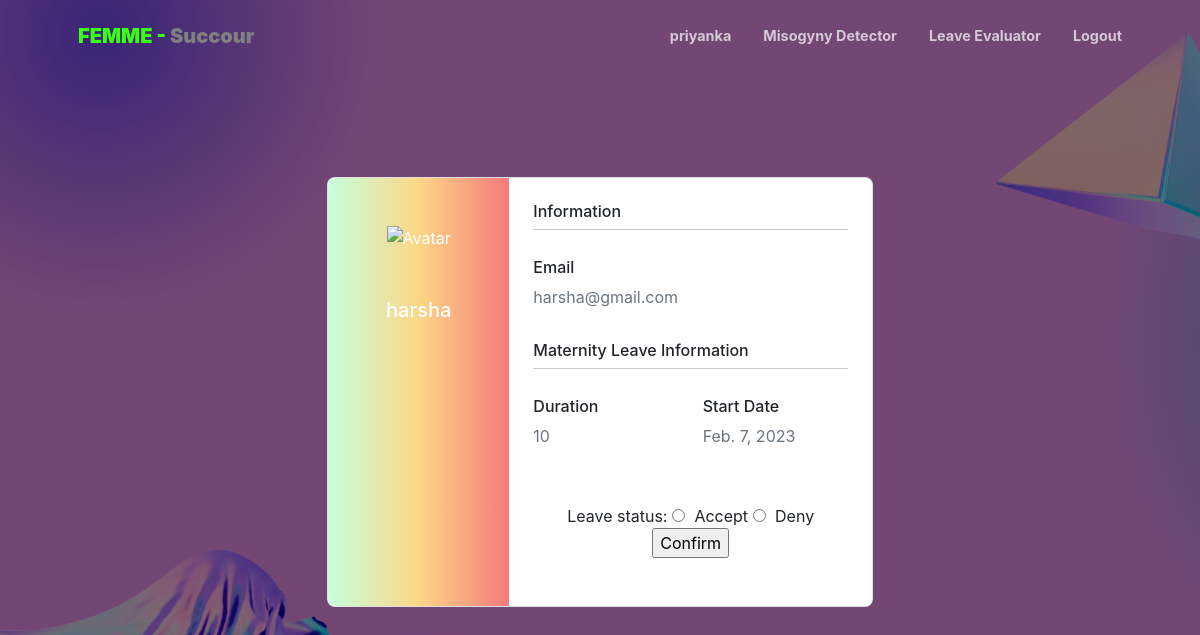
Screenshot of /leave/profile/harshanone (signed in) with the database file from the repository.
### leaveCalculator/models.py (models this page shows, shortened)
class Leave(models.Model):
    timestamp = models.DateTimeField(auto_now_add=True)
    profile = models.ForeignKey(Profile, on_delete=models.CASCADE)
    slug = models.SlugField(max_length=264, unique=True, default='',editable=False)
    report = models.FileField()
    maternity_leave = models.IntegerField(default=9)
    pregnancy_date = models.DateField()
    leave_approved = models.BooleanField(default=False)

### accounts/models.py (models this page shows)
class Profile(models.Model):
    user = models.OneToOneField(User, on_delete=models.CASCADE)
    is_HR = models.BooleanField()
    def __str__(self):
        return str(f'{self.user.username}')

### leaveCalculator/views.py (the view)
# urls.py: path('profile/<slug:the_slug>', views.leaveprofile, name='leaveprofile'),
def leaveprofile(request, the_slug):
    leave = Leave.objects.get(slug=the_slug)
    if request.method=="POST":
        approval = request.POST['approval']
        if approval == "Accept":
            leave.leave_approved = True
            leave.save()
            print(leave.leave_approved)
    context = {"leave": leave}
    return render(request, "leaveprofile.html", context)

### templates/leaveprofile.html (shortened to what this page needs)
{% extends "base.html" %}
{% load static %}
{% block content %}
<link rel="stylesheet" href="{% static 'css/hr_dash.css' %}">
<link rel="stylesheet" href="{% static 'css/main.css' %}">
<section class="vh-100" style="background-image: linear-gradient(45deg,  0 50%, black 50% 100%);">
  <div class="container py-5 h-100">
    <div class="row d-flex justify-content-center align-items-center h-100">
      <div class="col col-lg-6 mb-4 mb-lg-0">
        <div class="card mb-3" style="border-radius: .5rem;">
          <div class="row g-0">
            <div class="col-md-4 gradient-custom text-center text-white"
              style="border-top-left-radius: .5rem; border-bottom-left-radius: .5rem;background-image: linear-gradient(to right, #c6ffdd, #fbd786, #f7797d);">
              <img src="https://mdbcdn.b-cdn.net/img/Photos/new-templates/bootstrap-chat/ava1-bg.webp" alt="Avatar"
                class="img-fluid my-5" style="width: 80px;" />
              <h5>{{ leave.profile }}</h5>
            </div>
            <div class="col-md-8">
              <div class="card-body p-4">
                <h6>Information</h6>
                <hr class="mt-0 mb-4">
                <div class="row pt-1">
                  <div class="col-6 mb-3">
                    <h6>Email</h6>
                    <p class="text-muted">{{ leave.profile.user.email }}</p>
                  </div>
                </div>
                <h6>Maternity Leave Information</h6>
                <hr class="mt-0 mb-4">
                <div class="row pt-1">
                  <div class="col-6 mb-3">
                    <h6>Duration</h6>
                    <p class="text-muted">{{ leave.maternity_leave }}</p>
                  </div>
                  <div class="col-6 mb-3">
                    <h6>Start Date</h6>
                    <p class="text-muted">{{ leave.pregnancy_date }}</p>
                  </div>
                </div>
                <center>
                  <br>
                  <form method="POST">
                    Leave status:
                    <input type="radio" name="approval" style="margin-right: 3%; " value="Accept">Accept
                    <input type="radio" name="approval" style="margin-right: 3%; " value="Deny">Deny<br>
                    <input type="submit" value="Confirm">
                  </form>
                </center>
                <div class="d-flex justify-content-start">
                  <a href="#!"></a>
                  <a href="#!"></a>
                </div>
              </div>
            </div>
          </div>
        </div>
      </div>
    </div>
  </div>
</section>
{% endblock content %}

### templates/navbar.html (shortened to what this page needs)
<nav class="navbar navbar-expand-lg navbar-light fixed-top py-3" id="mainNav">
    <div class="container px-4 px-lg-5">
        <a class="navbar-brand" href="{% url 'home' %}"><b><span style="color:#39FF14">FEMME -</span>
                <span style="color: grey">Succour</span></b></a>
        <div class="collapse navbar-collapse" id="navbarResponsive">
            <ul class="navbar-nav ms-auto my-2 my-lg-0">
                {% if user.is_authenticated %}
                <li class="nav-item"><a class="nav-link" href="{% url 'profile' %}">{{ user }}</a></li>
                {% else %}
                <li class="nav-item"><a class="nav-link" href="{% url 'login' %}">Login</a></li>
                {% endif %}
                {% if user.profile.is_HR %}
                <li class="nav-item"><a class="nav-link" href="{% url 'uploadVideo' %}">Meeting Dashboard</a></li>
                <li class="nav-item"><a class="nav-link" href="{% url 'leavedash' %}">Leave Dashboard</a></li>
                {% else %}
                <li class="nav-item"><a class="nav-link" href="{% url 'uploadVideo' %}">Misogyny Detector</a></li>
                <li class="nav-item"><a class="nav-link" href="{% url 'uploadPDF' %}">Leave Evaluator</a></li>
                {% endif %}
                {% if user.is_authenticated %}
                <li class="nav-item"><a class="nav-link" href="{% url 'logout' %}">Logout</a></li>
                {% endif %}
            </ul>
        </div>
    </div>
</nav>

### static/css/hr_dash.css (style rules this page uses)
body { margin: 0; padding: 0; background: url("../images/1.png"); background-size: cover; position: relative; padding: 0; backdrop-filter: brightness(50%); }

### rows the page displays
Leave: profile "harsha", profile.user.email "harsha@gmail.com", maternity_leave "10", pregnancy_date "Feb. 7, 2023"

### other values shown
{{ user }} "priyanka"
